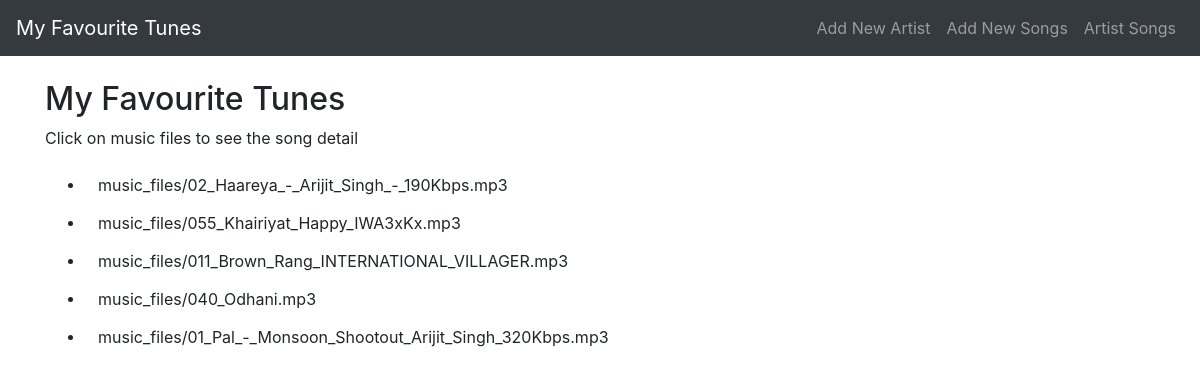
The page / on the database its author committed.
### TuneTracker/models.py (models this page shows, shortened)
class Song(models.Model):
    title = models.CharField(max_length=100)
    artist = models.ForeignKey(Artist, on_delete=models.CASCADE)
    file = models.FileField(upload_to='music_files')

### TuneTracker/views.py (the view)
# urls.py: path('', views.HomeView, name='home'),
def HomeView(request):
    songs = Song.objects.all()
    return render(request, 'TuneTracker/home.html', {'songs':songs})

### TuneTracker/templates/TuneTracker/home.html
{% extends 'TuneTracker/base.html' %}
{% block content %}
    <h2>My Favourite Tunes</h2>
    <p>Click on music files to see the song detail</p>
    {% if songs %}
        <ul>
            {% for music_file in songs %}
            <li><a href="{% url 'song_detail' music_file.id %}" class="btn"><div class="item"><span class="fw-bold">{{music_file.file}}</span><br></div></a></li>
            {% endfor %}
        </ul>
    {% else %}
        <p>No music files available.</p>
    {% endif %}
{% endblock %}

### TuneTracker/templates/TuneTracker/base.html (shortened to what this page needs)
<!DOCTYPE html>
<html>
<head>
    <link rel="stylesheet" href="https://stackpath.bootstrapcdn.com/bootstrap/4.5.0/css/bootstrap.min.css">
</head>
<body>
    <nav class="navbar navbar-expand-lg navbar-dark bg-dark">
        <a class="navbar-brand" href="/">My Favourite Tunes</a>
        <ul class="navbar-nav ml-auto">
                <li class="nav-item">
                    <a class="nav-link" href="/add_artist/">Add New Artist</a>
                </li>
                <li class="nav-item">
                    <a class="nav-link" href="/upload_song/">Add New Songs</a>
                </li>
                <li class="nav-item">
                    <a class="nav-link" href="/artist_songs/">Artist Songs</a>
                </li>
        </ul>
    </nav>
    <div class="container mt-4">
        {% block content %}
        {% endblock %}
    </div>
</body>
</html>

### rows shown on the page
Song: file "music_files/02_Haareya_-_Arijit_Singh_-_190Kbps.mp3"
Song: file "music_files/055_Khairiyat_Happy_IWA3xKx.mp3"
Song: file "music_files/011_Brown_Rang_INTERNATIONAL_VILLAGER.mp3"
Song: file "music_files/040_Odhani.mp3"
Song: file "music_files/01_Pal_-_Monsoon_Shootout_Arijit_Singh_320Kbps.mp3"
